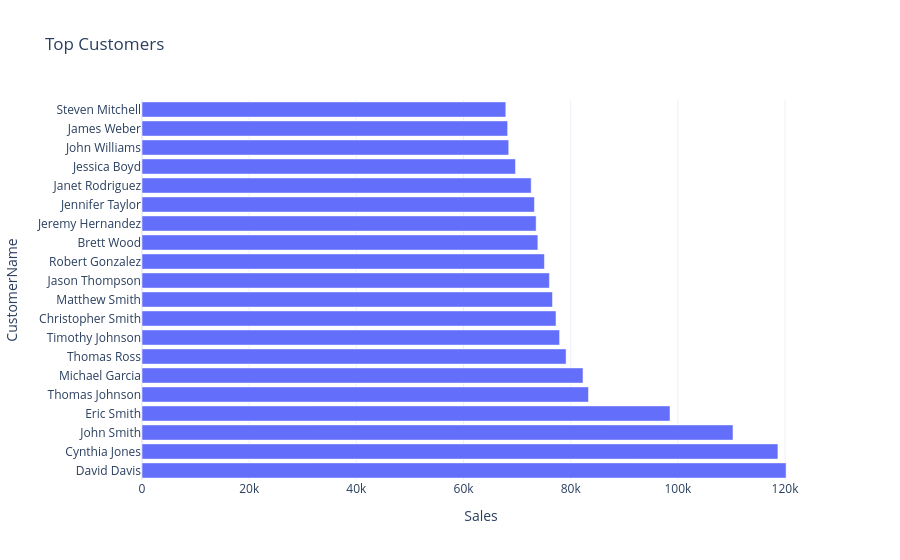

Notebook cell for this chart:
### Code cell
top_customers = (

    orders_clean

    .merge(

        dim_customer[["CustomerID", "CustomerName"]],

        on="CustomerID",

        how="left",

    )

    .groupby("CustomerName")

    ["Sales"]

    .sum()

    .nlargest(20)

    .reset_index()

)

px.bar(

    top_customers,

    x="Sales",

    y="CustomerName",

    orientation="h",

    title="Top Customers"

).show()

### Figure 1 — Plotly figure (JSON) as saved in the notebook; plotly's stock layout.template omitted (floating-point values rounded to 4 significant figures)
{"data": [{"hovertemplate": "Sales=%{x}<br>CustomerName=%{y}<extra></extra>", "legendgroup": "", "marker": {"color": "#636efa", "pattern": {"shape": ""}}, "name": "", "orientation": "h", "showlegend": false, "textposition": "auto", "type": "bar", "x": [120200.0, 118700.0, 110300.0, 98530.0, 83320.0, 82290.0, 79140.0, 77920.0, 77260.0, 76600.0, 76030.0, 75100.0, 73870.0, 73550.0, 73230.0, 72620.0, 69690.0, 68430.0, 68230.0, 67890.0], "xaxis": "x", "y": ["David Davis", "Cynthia Jones", "John Smith", "Eric Smith", "Thomas Johnson", "Michael Garcia", "Thomas Ross", "Timothy Johnson", "Christopher Smith", "Matthew Smith", "Jason Thompson", "Robert Gonzalez", "Brett Wood", "Jeremy Hernandez", "Jennifer Taylor", "Janet Rodriguez", "Jessica Boyd", "John Williams", "James Weber", "Steven Mitchell"], "yaxis": "y"}], "layout": {"barmode": "relative", "legend": {"tracegroupgap": 0}, "title": {"text": "Top Customers"}, "xaxis": {"anchor": "y", "domain": [0, 1], "title": {"text": "Sales"}}, "yaxis": {"anchor": "x", "domain": [0, 1], "title": {"text": "CustomerName"}}}}
